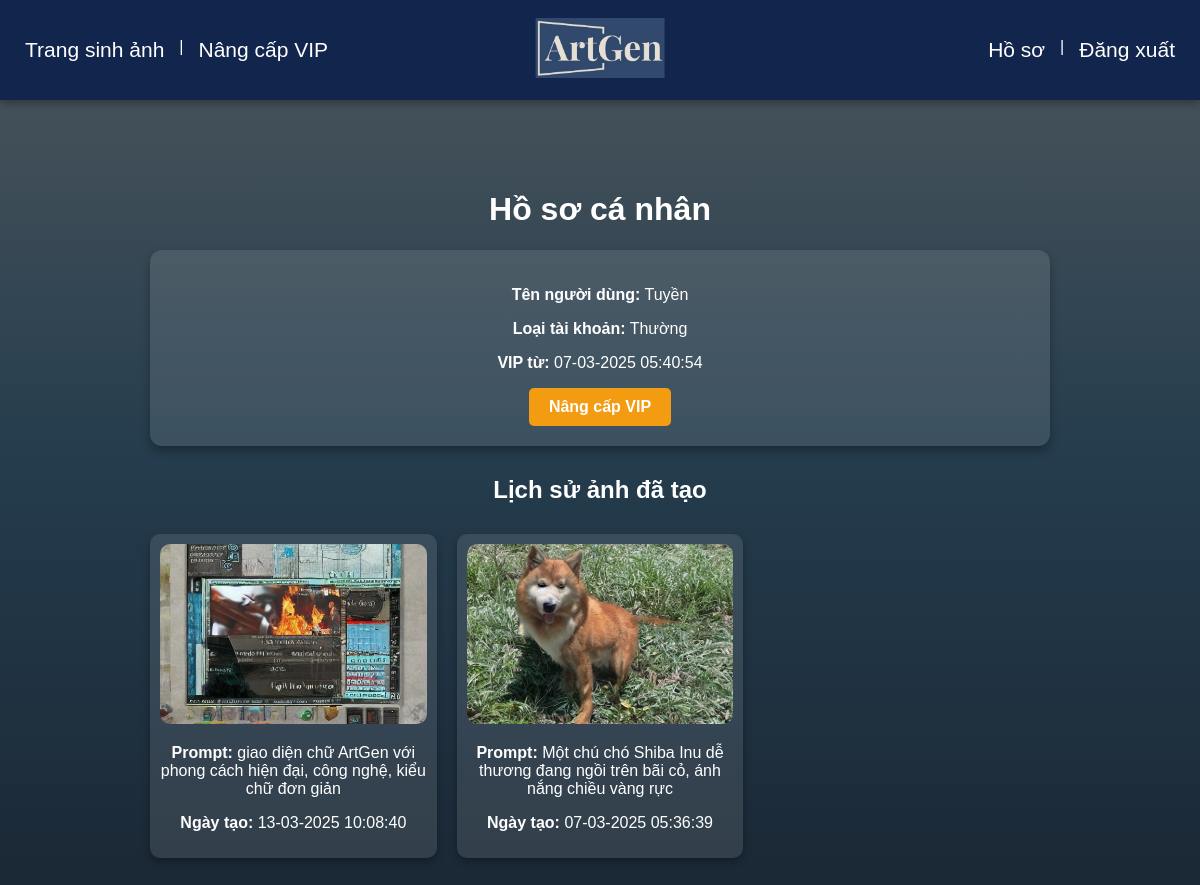
The page /profile (signed in) on the database its author committed.
### svr_model.py (models this page shows)
class User(db.Model, UserMixin):
    id = db.Column(db.Integer, primary_key=True)
    username = db.Column(db.String(150), unique=True, nullable=False)
    password = db.Column(db.String(150), nullable=False)
    is_vip = db.Column(db.Boolean, default=False)
    vip_since = db.Column(db.DateTime, nullable=True)
    is_admin = db.Column(db.Boolean, default=False)

class ImageHistory(db.Model):
    id = db.Column(db.Integer, primary_key=True)
    user_id = db.Column(db.Integer, db.ForeignKey('user.id'), nullable=False)
    user = db.relationship('User', backref='images')
    prompt = db.Column(db.String(500), nullable=False)
    image_url = db.Column(db.String(200), nullable=False)
    size = db.Column(db.String(20), nullable=False)
    style = db.Column(db.String(50), nullable=False)
    created_at = db.Column(db.DateTime, default=datetime.utcnow, nullable=False)  # Thêm nullable=False

### svr_model.py (the view)
@app.route("/profile")
@login_required
def profile():
    history = ImageHistory.query.filter_by(user_id=current_user.id).order_by(ImageHistory.id.desc()).all()
    return render_template("profile.html", user=current_user, history=history)

### svr_model.py (called while the page is built)
@login_manager.user_loader
def load_user(user_id):
    return User.query.get(int(user_id))

### templates/profile.html (shortened to what this page needs)
<!DOCTYPE html>
<html lang="en">
<head>
</head>
<body>
    <div class="navbar">
        <div class="nav-left">
            <a href="/generate">Trang sinh ảnh</a> |
            <a href="/upgradeVIP">Nâng cấp VIP</a>
        </div>
        <div class="logo">
            <a href="/home">
                <img src="/static/logo.png" alt="Logo" class="logo-img">
            </a>
        </div>
        <div class="nav-right">
            <a href="/profile">Hồ sơ</a> |
            <a href="/logout">Đăng xuất</a>
        </div>
    </div>
    <div class="container">
        <h1>Hồ sơ cá nhân</h1>
        <div class="profile-card">
            <p><strong>Tên người dùng:</strong> {{ user.username }}</p>
            <p><strong>Loại tài khoản:</strong> {{ "VIP" if user.is_vip else "Thường" }}</p>
            {% if user.vip_since %}
                <p><strong>VIP từ:</strong> {{ user.vip_since.strftime('%d-%m-%Y %H:%M:%S') }}</p>
            {% endif %}
            <a href="{{ url_for('upgradeVIP') }}" class="generate-btn">Nâng cấp VIP</a>
        </div>
        <h2>Lịch sử ảnh đã tạo</h2>
        <div class="history-container">
            {% if history %}
                <div class="image-grid">
                    {% for img in history %}
                        <div>
                            <img src="{{ img.image_url }}" alt="Generated Image">
                            <p><strong>Prompt:</strong> {{ img.prompt }}</p>
                            <p><strong>Ngày tạo:</strong> {{ img.created_at.strftime('%d-%m-%Y %H:%M:%S') }}</p>
                        </div>
                    {% endfor %}
                </div>
            {% else %}
                <p>Bạn chưa tạo ảnh nào.</p>
            {% endif %}
        </div>
    </div>
</body>
</html>

### templates/profile.html (style rules this page uses)
body { font-family: 'Arial', sans-serif; text-align: center; color: white; margin: 0; padding: 0; width: 100%; min-height: 100vh; background: linear-gradient(to bottom, #4D575D, #243c4d, #1a2633); }
.navbar { background-color: #30496c; padding: 20px 25px; display: flex; align-items: center; height: 60px; justify-content: space-between; box-shadow: 0 4px 8px rgba(0, 0, 0, 0.3); transition: background-color 0.3s ease-in-out; position: relative; }
.nav-left, .nav-right { display: flex; gap: 15px; }
.navbar a { color: white; font-size: 21px; text-decoration: none; transition: color 0.3s ease-in-out, transform 0.2s; }
.logo { position: absolute; left: 50%; transform: translateX(-50%); }
.logo-img { height: 60px; transition: transform 0.3s; }
.container { max-width: 900px; margin: 50px auto; padding: 20px; }
.profile-card { background: rgba(255, 255, 255, 0.1); padding: 20px; border-radius: 12px; box-shadow: 0 5px 10px rgba(0, 0, 0, 0.3); text-align: center; margin-bottom: 30px; }
.generate-btn { display: inline-block; padding: 10px 20px; background: #f39c12; color: white; text-decoration: none; font-weight: bold; border-radius: 5px; transition: all 0.3s; }
.history-container { margin-top: 30px; }
.image-grid { display: grid; grid-template-columns: repeat(auto-fill, minmax(250px, 1fr)); gap: 20px; }
.image-grid div { background: rgba(255, 255, 255, 0.1); padding: 10px; border-radius: 10px; box-shadow: 0 4px 8px rgba(0, 0, 0, 0.3); }
.image-grid img { width: 100%; height: 180px; object-fit: cover; border-radius: 10px; }

### rows shown on the page
User: username "Tuyền", is_vip "Thường", vip_since "07-03-2025 05:40:54"
ImageHistory: image_url (picture), prompt "giao diện chữ ArtGen với phong cách hiện đại, công nghệ, kiểu chữ đơn giản", created_at "13-03-2025 10:08:40"
ImageHistory: image_url (picture), prompt "Một chú chó Shiba Inu dễ thương đang ngồi trên bãi cỏ, ánh nắng chiều vàng rực", created_at "07-03-2025 05:36:39"
